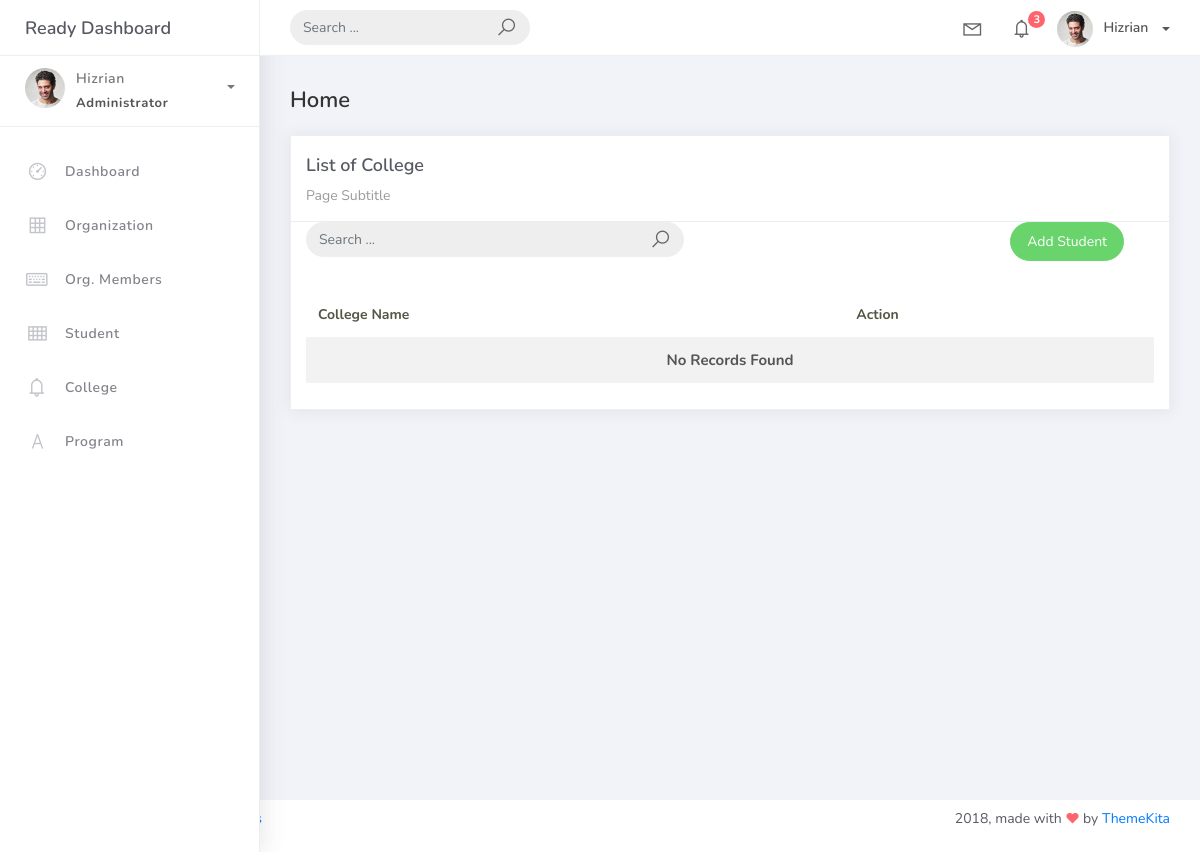
/college_list, run on an earlier commit of the app's database.
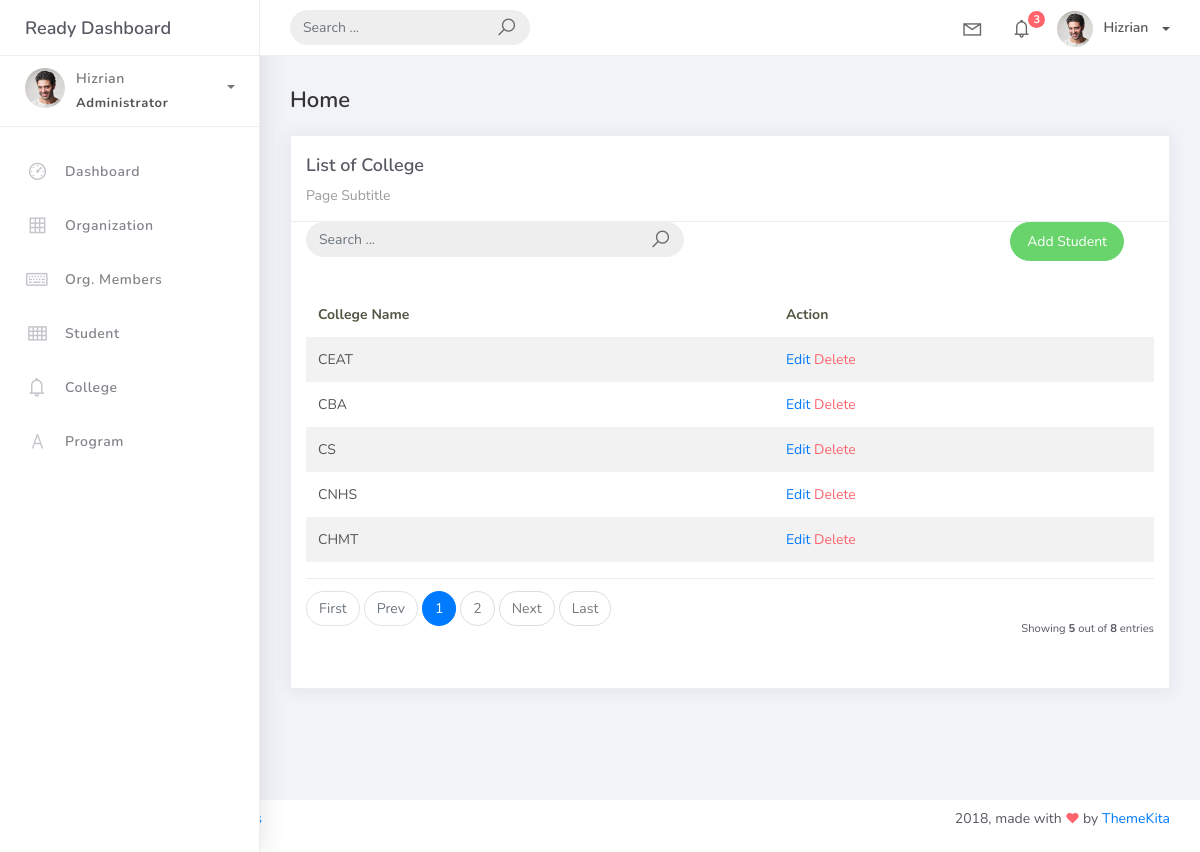
And on a later commit of the database.
### studentorg/models.py (models this page shows, shortened)
class BaseModel(models.Model):
    created_at = models.DateTimeField(auto_now_add=True, db_index=True)
    updated_at = models.DateTimeField(auto_now=True)
    class Meta:
        abstract = True

class College(BaseModel):
    college_name = models.CharField(max_length=150)

### studentorg/views.py (the view)
# urls.py: path('college_list', CollegeList.as_view(), name='college-list'),
class CollegeList(ListView):
    model = College
    context_object_name = 'college'
    template_name = 'college_list.html'
    paginate_by = 5

### templates/college_list.html
{% extends 'base.html' %}
{% load static %}
{% block content %}
<div class="content">
    <div class="container-fluid">
        <h4 class="page-title">Home</h4>
        <div class="row">
            <div class="col-md-12">
                <div class="card">
                    <div class="card-header">
                        <div class="card-title">List of College</div>
                        <div class="card-category">Page Subtitle</div>
                    </div>
                    <div class="col-md-12 row">
                        <div class="col-md-6">
                            <form class="navbar-left navbar-form nav-search mr-md-3" action="">
                                <div class="input-group">
                                    <input type="text" placeholder="Search ..." class="form-control" />
                                    <div class="input-group-append">
                                        <span class="input-group-text">
                                            <i class="la la-search search-icon"></i>
                                        </span>
                                    </div>
                                </div>
                            </form>
                        </div>
                        <div class="col-md-6">
                            <div class="pull-right">
                                <a href="{% url 'student-add' %}" class="btn btn-success btn-rounded">Add Student</a>
                            </div>
                        </div>
                    </div>
                    <div class="card-body">
                        <table class="table table-striped mt-3">
                            <thead>
                                <tr>
                                    <th scope="col">College Name</th>
                                    <th scope="col">Action</th>
                                </tr>
                            </thead>
                            <tbody>
                                {% for object in object_list %}
                                <tr>
                                    <td>{{ object.college_name }}</td>
                                    <td>
                                        <a href="college_list/{{ object.id }}">Edit</a>
                                        <a href="college_list/{{ object.id }}/delete" class="text-danger">Delete</a>
                                    </td>
</tr>
{% empty %}
<tr>
    <td colspan="4" style="text-align: center">
        <p class="text-sm font-weight-bold mb-0">No Records Found</p>
    </td>
     </tr>
                                {% endfor %}
                            </tbody>
                        </table>
                        {% include 'includes/pagination.html' %}
                    </div>
                </div>
            </div>
        </div>
    </div>
</div>
{% endblock %}

What changed in the data, as far as the page shows it:
added College: college_name "CEAT"
added College: college_name "CBA"
added College: college_name "CS"
added College: college_name "CNHS"
added College: college_name "CHMT"
Also different on the page:
{{ object_list.count }}: (not shown) → "5"
{{ paginator.count }}: (not shown) → "8"
text no longer shown: "No Records Found"
text now shown: "First Prev Next Last Showing out of entries"
new list line: "1"
new list line: "2"
